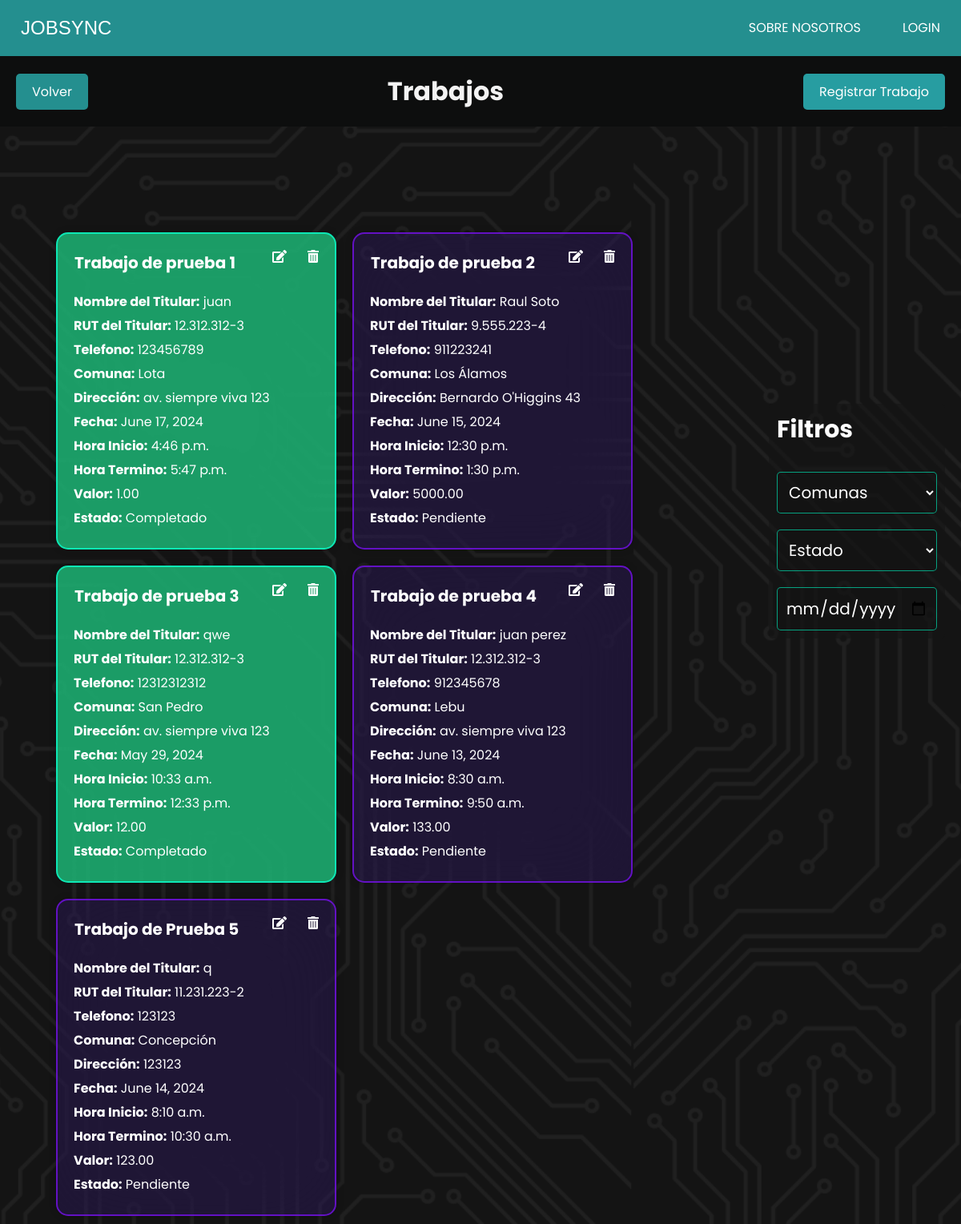
Page /trabajos/ on the earlier database version.
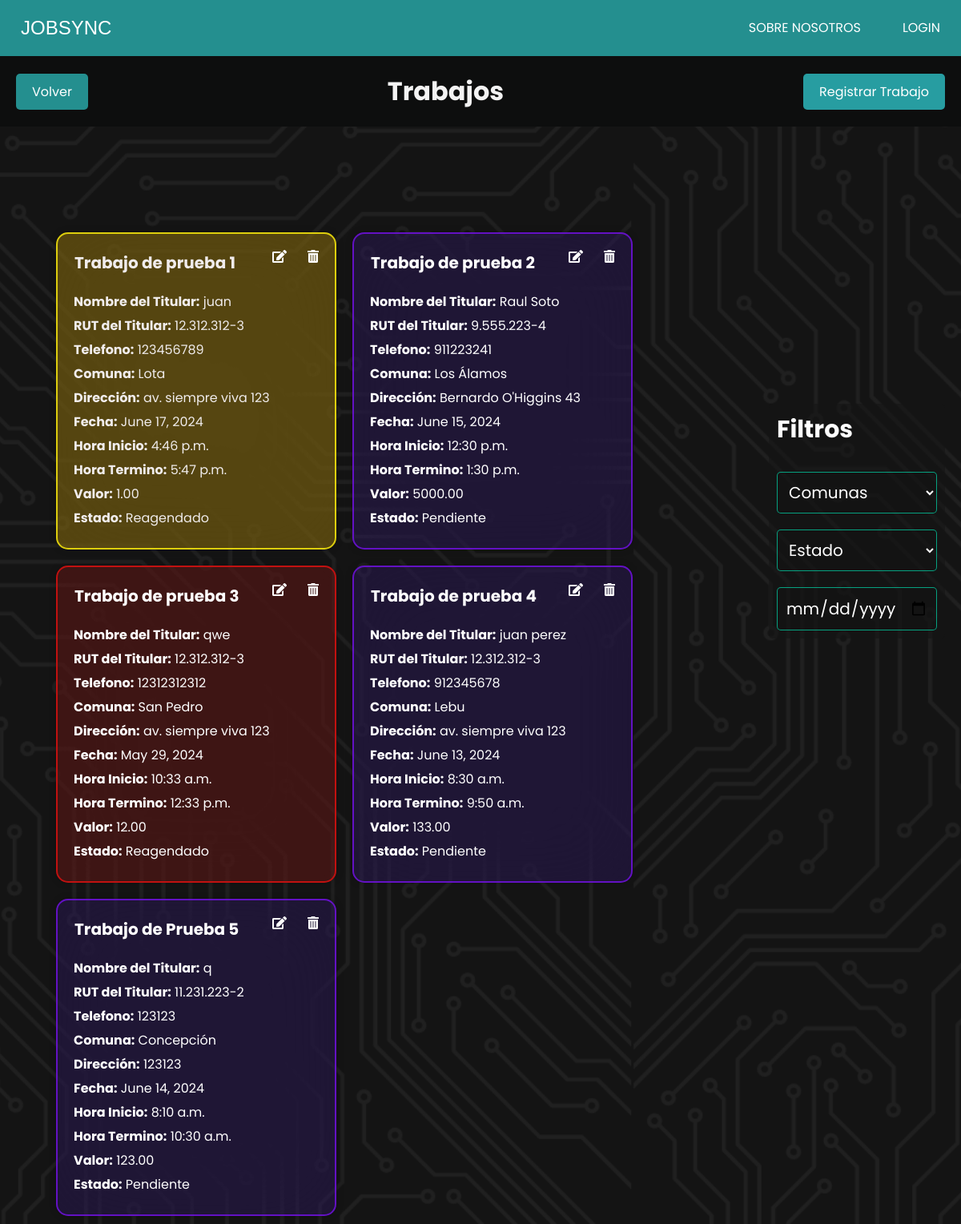
Same page on the later database version.
### JobSyncApp/models.py (models this page shows, shortened)
class Trabajo(models.Model):
    colaborador = models.ForeignKey(CustomUser, on_delete=models.SET_NULL, null=True, blank=True)
    nombre_trabajo = models.CharField(max_length=100)
    nombre_titular = models.CharField(max_length=100)
    rut_titular = models.CharField(max_length=12)
    telefono = models.CharField(max_length=15, blank=True, null=True)  # Agregado para el titular, si es necesario
    comuna = models.ForeignKey(Comuna, on_delete=models.SET_NULL, null=True)
    direccion = models.CharField(max_length=255)
    fecha = models.DateField()
    hora_inicio = models.TimeField()
    hora_termino = models.TimeField()
    valor = models.DecimalField(max_digits=10, decimal_places=2)
    ESTADO_CHOICES = [
        ('sin_asignar', 'Sin asignar'),
        ('pendiente', 'Pendiente'),
        ('completado', 'Completado'),
        ('reagendado', 'Reagendado'),
        ('cancelado', 'Cancelado'),
    ]
    estado = models.CharField(max_length=20, choices=ESTADO_CHOICES, default='sin_asignar')
    PRIORIDAD_CHOICES = [
        ('normal', 'Normal'),
        ('alta', 'Alta'),
        ('urgente', 'Urgente'),
    ]
    prioridad = models.CharField(max_length=10, choices=PRIORIDAD_CHOICES, default='normal')
    reagendado_contador = models.PositiveIntegerField(default=0)

class Comuna(models.Model):
    nombre = models.CharField(max_length=100, unique=True)
    def __str__(self):
        return self.nombre

### JobSyncApp/views.py (the view)
# urls.py: path('trabajos/', views.trabajos, name='trabajos'),
def trabajos(request):
    comuna = Comuna.objects.all()
    trabajos = Trabajo.objects.all()  # Obtener todos los trabajos
    return render(request, 'admin/gestion_trabajos/trabajos/trabajos.html', {'trabajos': trabajos,'comuna':comuna})

### JobSyncApp/templates/admin/gestion_trabajos/trabajos/trabajos.html (shortened to what this page needs)
{% extends 'index.html' %}
{% load static %}
{% block extra_css %}
<link rel="stylesheet" href="{% static 'css/admin/trabajos.css' %}">
<link rel="stylesheet" href="https://cdnjs.cloudflare.com/ajax/libs/font-awesome/5.15.4/css/all.min.css">
{% endblock extra_css %}
{% block contenido %}
<div class="header">
    <a href="{% url 'index_trabajo' %}"  class="boton volver">Volver</a>
    <h1 id="titulo-trabajos">Trabajos</h1>
    <a href="{% url 'crear_trabajo' %}"  class="boton regresar">Registrar Trabajo</a>
</div>
<div class="card-container">
    {% for trabajo in trabajos %}
    <div class="card" id="trabajo" data-comuna="{{ trabajo.comuna }}"  data-estado="{{ trabajo.estado }}" data-reagendado-contador="{{ trabajo.reagendado_contador }}" data-fecha="{{ trabajo.fecha|date:'Y-m-d' }}">
        <div class="botones">
            <button class="delete-btn" data-url="{% url 'eliminar_trabajo' trabajo.id %}"> <i class="fas fa-trash-alt"></i></button>
            <button class="edit-btn" data-url="{% url 'modificar_trabajo' trabajo.id %}"> <i class="fas fa-edit"></i></button>
            <h2> {{ trabajo.nombre_trabajo }}</h2>
        </div>
        <p><strong>Nombre del Titular:</strong> {{ trabajo.nombre_titular }}</p>
        <p><strong>RUT del Titular:</strong> {{ trabajo.rut_titular }}</p>
        <p><strong>Telefono:</strong> {{ trabajo.telefono }}</p>
        <p><strong>Comuna:</strong> {{ trabajo.comuna }}</p>
        <p><strong>Dirección:</strong> {{ trabajo.direccion }}</p>
        <p><strong>Fecha:</strong> {{ trabajo.fecha }}</p>
        <p><strong>Hora Inicio:</strong> {{ trabajo.hora_inicio }}</p>
        <p><strong>Hora Termino:</strong> {{ trabajo.hora_termino }}</p>
        <p><strong>Valor:</strong> {{ trabajo.valor }}</p>
        <p><strong>Estado:</strong> {{ trabajo.get_estado_display }}</p>
    </div>
    {% endfor %}
</div>
<div class="filter-container">
    <h2>Filtros</h2>
    <select id="comuna-filter">
        <option value="">Comunas</option>
    </select>
    <select id="estado-filter">
        <option value="">Estado</option>
    </select>
    <input type="date" id="fecha-filter">
</div>
{% endblock %}

### JobSyncApp/templates/index.html (shortened to what this page needs)
{% load  static  %}
<!DOCTYPE html>
<html lang="es">
<head>
    <link rel="stylesheet" href="{% static 'css' %}/estilo.css">
    <link href="https://cdn.jsdelivr.net/npm/remixicon@4.2.0/fonts/remixicon.css" rel="stylesheet" />
    {% block extra_css %} {% endblock extra_css %}
</head>
<body>
    <navbar class="navbar-container">
        <div class="logo-container" >
            <a href=""><img src="" alt="" style="margin-top: 1px; margin-right: 10px;"></a>
            {%if user.is_authenticated%}
            <a href="{% url 'home' %}">JobSync</a>
            {% else %}
            <a href="">JobSync</a>
            {%endif%}
        </div>
        <ul class="nav-items">
            <li class="nav-link"><a href="{% url 'sobre_nosotros' %}">Sobre Nosotros</a></li>
            {%if user.is_authenticated%}
            <li class="nav-link"><a href="{% url 'custom_logout' %}">Cerrar Sesion</a></li>
            {% else %}
            <li class="nav-link"><a href="{% url 'custom_login' %}">login</a></li>
            {%endif%}
        </ul>
    </navbar>
    {% block contenido %}{% endblock %}
</body>
</html>

### JobSyncApp/static/css/estilo.css (style rules this page uses)
* { margin: 0; padding: 0; box-sizing: border-box; }
.navbar-container { display: flex; justify-content: space-between; padding: 0 1rem; height: 70px; align-items: center; background: #248f8f; color: #fff; position: fixed; top: 0; width: 100%; z-index: 1000; }
.logo-container { display: flex; align-items: center; }
.navbar-container .logo-container a { font-size: 1.5rem; text-transform: uppercase; cursor: pointer; color: #fff; font-weight: 500; font-family: 'Kanit', sans-serif; }
.navbar-container .nav-items { display: flex; list-style-type: none; gap: 2rem; align-items: center; }
.navbar-container .nav-items .nav-link a { color: #fff; transition: 0.2s; padding: 10px; text-transform: uppercase; white-space: nowrap; }
.navbar-container .nav-items .nav-link:after { display: block; content: ""; border-top: 2px solid rgb(60, 179, 133); transform: scaleX(0); transition: transform 250ms ease-in-out; }

### JobSyncApp/static/css/admin/trabajos.css (style rules this page uses)
* { padding: 0; margin: 0; box-sizing: border-box; text-decoration: none; list-style: none; border: none; outline: none; font-family: "Poppins", sans-serif; }
body { height: auto; min-height: 100vh; width: auto; display: flex; align-items: center; justify-content: center; background: url("/static/css/img/fondo.png") no-repeat center center fixed; background-size: cover; }
.header { width: 100%; display: flex; justify-content: space-between; align-items: center; padding: 20px; color: rgba(255, 255, 255, 0.8); position: fixed; top: 70px; z-index: 1000; background-color: #0d0e0e; }
#titulo-trabajos { margin: 0; flex-grow: 1; text-align: center; color: #f3f3f3; }
.boton { padding: 10px 20px; background-color: #007bff; color: white; text-decoration: none; border-radius: 5px; }
.boton.volver { background-color: #248f8f; }
.boton.regresar { background-color: #279da1; }
.card-container { display: flex; flex-wrap: wrap; justify-content: flex-start; margin-top: 220px; width: 100%; padding-top: 60px; padding-left: 5%; }
.card { width: 350px; margin: 10px; padding: 20px; background: rgba(22, 22, 22, 0.61); box-shadow: 0 0 10px rgba(0, 0, 0, .2); color: #fff; backdrop-filter: blur(50px); border-radius: 15px; }
.card h2 { font-size: 20px; margin-bottom: 10px; }
.card p { margin: 5px 0; }
.card .delete-btn, .card .edit-btn { background: transparent; color: white; border: none; padding: 10px; border-radius: 10%; cursor: pointer; position: absolute; top: 10px; }
.card .delete-btn { right: 10px; }
.card .edit-btn { right: 50px; }
.card .delete-btn i, .card .edit-btn i { color: white; font-size: 1.2em; }
.botones { padding: 1px; margin-bottom: 10px; }
.filter-container { background: rgba(22, 22, 22, 0.61); padding: 10px; border-radius: 5px; width: 220px; margin-right: 20px; top: 20px; margin-bottom: 19%; }
.filter-container h2 { color: #fff; font-size: 30px; margin-bottom: 10px; }
#comuna-filter { width: 200px; padding: 10px; font-size: 20px; border: 1px solid rgba(3, 207, 163, 0.76); border-radius: 5px; color: #fff; background: rgba(22, 22, 22, 0.315); margin-top: 20px; }
#estado-filter { width: 200px; padding: 10px; font-size: 20px; border: 1px solid rgba(3, 207, 163, 0.76); border-radius: 5px; color: #fff; background: rgba(22, 22, 22, 0.315); margin-top: 20px; }
#fecha-filter { width: 200px; padding: 10px; font-size: 20px; border: 1px solid rgba(3, 207, 163, 0.76); border-radius: 5px; color: #fff; background: rgba(22, 22, 22, 0.315); margin-top: 20px; }
[data-estado="pendiente"] { background-color: rgba(99, 32, 255, 0.137); color: white; border: 2px solid rgba(117, 17, 233, 0.801); }
[data-estado="reagendado"][data-reagendado-contador="1"] { background-color: rgba(255, 197, 7, 0.274); color: rgb(240, 236, 236); border: 2px solid rgba(243, 228, 14, 0.87); }
[data-estado="reagendado"][data-reagendado-contador="2"] { background-color: rgba(231, 28, 21, 0.199); color: white; border: 2px solid rgba(212, 17, 17, 0.877); }

Differences in the rows shown:
changed Trabajo "Trabajo de prueba 1": reagendado_contador 0 → 1 (drawn); estado "Completado" → "Reagendado"
changed Trabajo "Trabajo de prueba 3": estado "Completado" → "Reagendado"
